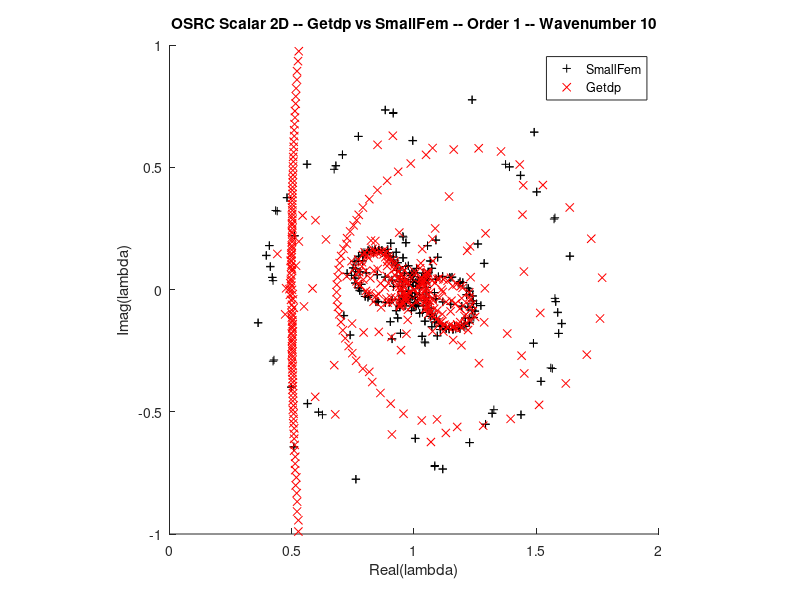

This chart was generated by the following MATLAB code:
clear all;
close all;

lAsf = dlmread('lOsrcSf.csv');
lAgp = dlmread('lOsrcGp.csv');

figure;
hold on;
plot(real(lAsf), imag(lAsf), 'k+');
plot(real(lAgp), imag(lAgp), 'rx');
hold off;

title('OSRC Scalar 2D -- Getdp vs SmallFem -- Order 1 -- Wavenumber 10')
xlabel('Real(lambda)');
ylabel('Imag(lambda)');
legend({'SmallFem', 'Getdp'});

xlim([ 0  2]);
ylim([-1 +1]);

axis square;
print('scalOSRCGetdpSmallfem2d.png');
